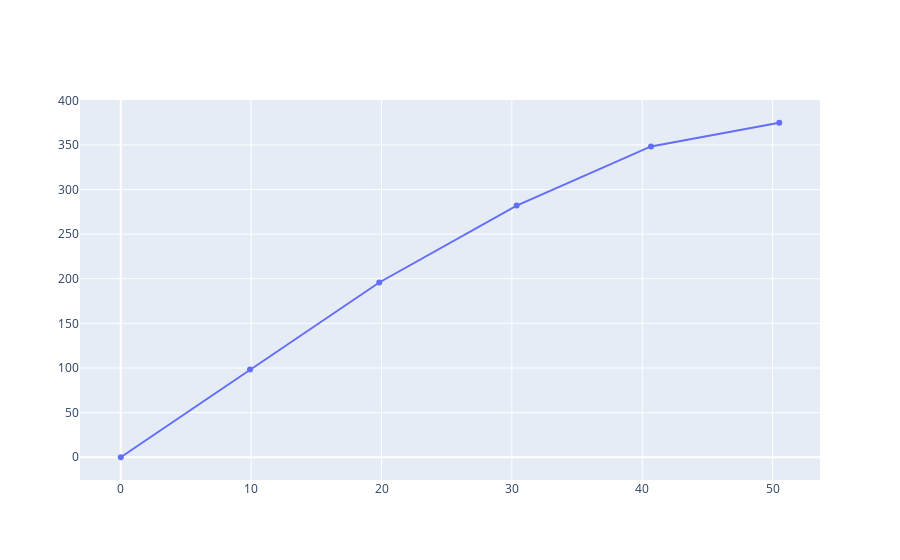

Notebook cell for this chart:
### Code cell
time=pd.Series([0,
9.91282,
19.825,
30.3646,
40.6698,
50.5062,
60.4788,
70.2028,
80.3866,
90.3765,
99.9355,
110.152,
120.37,
130.603,
140.193,
150.21,
160.22,
170.448,
180.043,
190.06,
200.708,
210.087,
220.108,
230.342,
240.148,
250.168,
260.395
])

vel=pd.Series(
    [
        0,
98.2226,
195.843,
282.019,
348.315,
374.851,
329.098,
250.211,
202.652,
173.164,
139.458,
122.621,
106.989,
105.213,
101.025,
96.838,
86.6272,
80.6339,
80.0604,
75.8737,
63.8576,
61.4762,
61.5064,
60.9348,
58.5547,
57.9824,
50.7843,

    ]
)
fig=go.Figure()
fig.add_trace(go.Scatter(x=time[:6],y=vel[:6],name=f'理论计算'))
